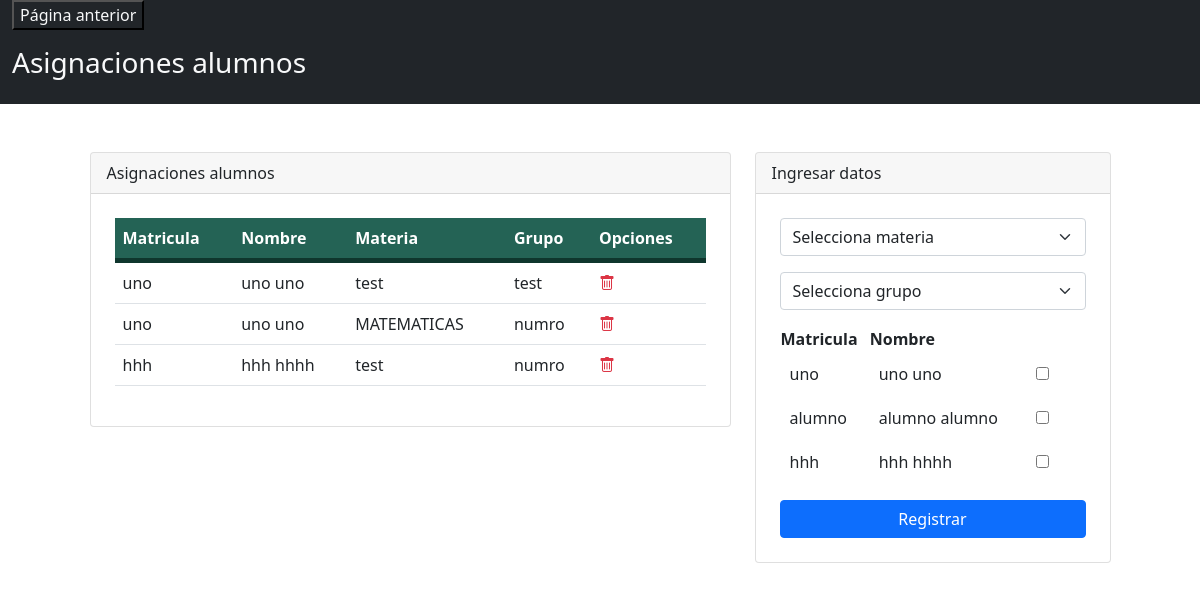
Screenshot of /admin/asignacionesAlumnos/asignaciones.php with the database file from the repository.
### tables this page shows
CREATE TABLE `asignacion` (
  `id` int(11) NOT NULL,
  `idgrupo` int(11) DEFAULT NULL,
  `iduser` int(11) DEFAULT NULL,
  `primer_parcial` double DEFAULT 0,
  `segundo_parcial` double DEFAULT 0,
  `tercer_parcial` double DEFAULT 0,
  `idmateria` int(11) DEFAULT NULL,
  `activo` int(11) NOT NULL
);

CREATE TABLE `user` (
  `id` int(11) NOT NULL,
  `user` varchar(100) NOT NULL,
  `password` varchar(200) NOT NULL,
  `nombre` varchar(200) NOT NULL,
  `apellidos` varchar(200) NOT NULL,
  `registro` varchar(100) NOT NULL,
  `tipo` varchar(100) NOT NULL,
  `grado` int(11) DEFAULT NULL,
  `activo` int(11) NOT NULL
);

CREATE TABLE `materia` (
  `id` int(11) NOT NULL,
  `nombre` varchar(200) NOT NULL,
  `idcategoria` int(11) DEFAULT NULL,
  `activo` int(11) NOT NULL
);

CREATE TABLE `grupo` (
  `id` int(11) NOT NULL,
  `nombre` varchar(100) NOT NULL,
  `fecha` timestamp NOT NULL DEFAULT current_timestamp() ON UPDATE current_timestamp(),
  `grado` int(11) NOT NULL,
  `activo` int(11) NOT NULL
);

### admin/asignacionesAlumnos/asignaciones.php (the view, shortened to what this page needs)
<?php
    include("../../config/db.php");
    ?>
<!DOCTYPE html>
<html lang="es">
<head>
    <link rel="stylesheet" href="https://cdn.jsdelivr.net/npm/bootstrap@5.0.2/dist/css/bootstrap.min.css">
    <link rel="stylesheet" href="https://cdn.jsdelivr.net/npm/bootstrap-icons@1.5.0/font/bootstrap-icons.css">
</head>
<body>
    <?php
    $query = "select u.registro as matricula, a.id as id, CONCAT(u.nombre,' ' ,u.apellidos) as alumno, m.nombre as materia,g.nombre as grupo from asignacion as a inner join user as u on u.id=a.iduser inner join grupo as g on g.id=a.idgrupo inner join materia as m on m.id=a.idmateria where u.tipo='alumno' and a.activo=1";
    $asignaciones = mysqli_query($connection, $query);
    $query = "SELECT * FROM user where activo='1' and tipo='alumno'";
    $alumnos = mysqli_query($connection, $query);
    ?>
<div class="container-fluid  text-light bg-dark">
    <div>
    <td>
<a href="../dashboard.php" ><input type="button" class="text-light bg-dark" value="Página anterior"></a>
    </div>
    <div class = "row">
            <div class="col-md">
                <header class="py-3">
                    <h3>Asignaciones alumnos</h3>
                </header>
            </div>
    </div>
</div>
<div class="container mt-5">
    <div class="row justify-content-center">
        <div class="col-md-7">
            <div class="card">
                <div class="card-header">
                    Asignaciones alumnos
                </div>
                <div class="p-4">
                    <table class="table align-middle">
                        <thead>
                            <tr>
                                <th scope="col">Matricula</th>
                                <th scope="col">Nombre</th>
                                <th scope="col">Materia</th>
                                <th scope="col">Grupo</th>
                                <th scope="col" colspan="2">Opciones</th>
                            </tr>
                        </thead>
                        <tbody>
                        <?php
                                foreach ($asignaciones as $dato) {
                            ?>
                            <tr>
                                <td><?php echo $dato['matricula']?></td>
                                <td><?php echo $dato['alumno']; ?></td>
                                <td><?php echo $dato['materia']; ?></td>
                                <td><?php echo $dato['grupo']; ?></td>
                                <td><a class="text-danger" href="./delete.php?id=<?php echo $dato['id']; ?>"><i class="bi bi-trash"></i></a></td>
                            </tr>
                            <?php
                                }
                            ?>
                        </tbody>
                    </table>
                </div>
            </div>
        </div>
        <div class="col-md-4">
            <div class="card">
                <div class="card-header">
                    Ingresar datos
                </div>
                <form class="p-4" method="POST" action="registrar.php">
                    <div class="mb-3">
                    <select name="txtMateria" class="form-select form-select-md" aria-label=".form-select-sm example">
                        <option selected>Selecciona materia</option>
                    </select>
                    </div>
                    <div class="mb-3">
                    <select name="txtGrupo" class="form-select form-select-md" aria-label=".form-select-sm example">
                        <option selected>Selecciona grupo</option>
                    </select>
                    </div>
                    <div class = "mb-3">
                    <table>
<tr>
    <th>Matricula</th>
    <th>Nombre</th>
    <th></th>
</tr>
<?php
foreach ($alumnos as $alumno) {
echo "<tr>
    <td> " . $alumno['registro'] . " </td>
    <td> " . $alumno['nombre'] ." ". $alumno['apellidos'] . " </td>
    <td> <input type='checkbox' name='alumno".$alumno['id']."' value='".$alumno['id']."'>   </td>
    <td>
</tr>
";
}
?>
</table>
                    </div>
                    <div class="d-grid">
                        <input type="submit" class="btn btn-primary" value="Registrar">
                    </div>
                </form>
            </div>
        </div>
    </div>
</div>
</body>
</html>

### admin/asignacionesAlumnos/asignaciones.php (style rules this page uses)
table { background-color: white; text-align: left; width: 100%; border-collapse: collapse; }
tr,td { padding: 10px; }
thead { background-color: #246355; border-bottom: solid 5px #0F362D; color: white; }

### rows the page displays
asignacion: iduser.registro "uno", alumno "uno uno", idmateria.nombre "test", idgrupo.nombre "test"
asignacion: iduser.registro "uno", alumno "uno uno", idmateria.nombre "MATEMATICAS", idgrupo.nombre "numro"
asignacion: iduser.registro "hhh", alumno "hhh hhhh", idmateria.nombre "test", idgrupo.nombre "numro"
user: registro "uno", nombre "uno", apellidos "uno"
user: registro "alumno", nombre "alumno", apellidos "alumno"
user: registro "hhh", nombre "hhh", apellidos "hhhh"
